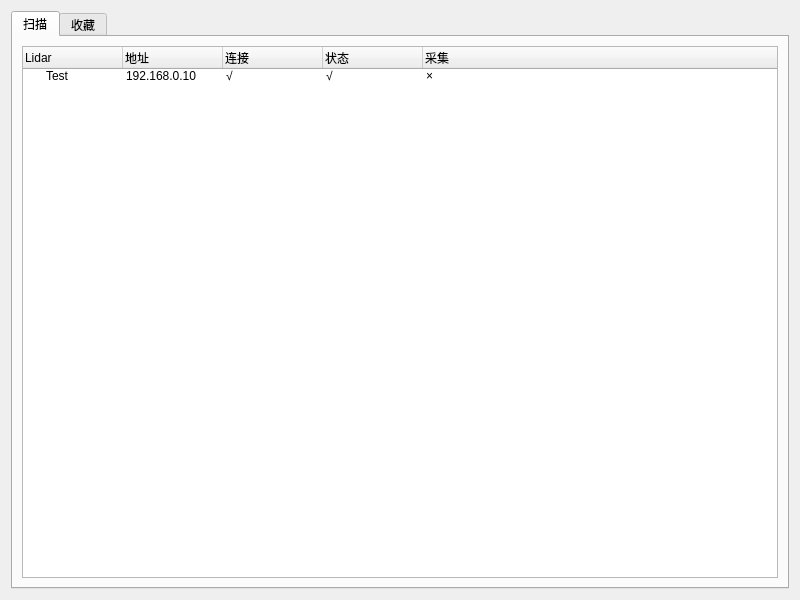
<?xml version="1.0" encoding="UTF-8"?>
<ui version="4.0">
 <class>MainInfoForm</class>
 <widget class="QWidget" name="MainInfoForm">
  <property name="geometry">
   <rect>
    <x>0</x>
    <y>0</y>
    <width>800</width>
    <height>600</height>
   </rect>
  </property>
  <property name="windowTitle">
   <string>Form</string>
  </property>
  <layout class="QVBoxLayout" name="verticalLayout">
   <item>
    <widget class="QTabWidget" name="tabWidget">
     <property name="currentIndex">
      <number>0</number>
     </property>
     <widget class="QWidget" name="tabScan">
      <attribute name="title">
       <string>扫描</string>
      </attribute>
      <layout class="QVBoxLayout" name="verticalLayout_2">
       <item>
        <widget class="QTreeWidget" name="treeWidget">
         <column>
          <property name="text">
           <string>Lidar</string>
          </property>
         </column>
         <column>
          <property name="text">
           <string>地址</string>
          </property>
         </column>
         <column>
          <property name="text">
           <string>连接</string>
          </property>
         </column>
         <column>
          <property name="text">
           <string>状态</string>
          </property>
         </column>
         <column>
          <property name="text">
           <string>采集</string>
          </property>
         </column>
         <item>
          <property name="text">
           <string>Test</string>
          </property>
          <property name="text">
           <string>192.168.0.10</string>
          </property>
          <property name="text">
           <string>√</string>
          </property>
          <property name="text">
           <string>√</string>
          </property>
          <property name="text">
           <string>×</string>
          </property>
         </item>
        </widget>
       </item>
      </layout>
     </widget>
     <widget class="QWidget" name="tabFav">
      <attribute name="title">
       <string>收藏</string>
      </attribute>
      <layout class="QVBoxLayout" name="verticalLayout_3">
       <item>
        <widget class="QTreeWidget" name="treeWidget_2">
         <column>
          <property name="text">
           <string>Lidar</string>
          </property>
         </column>
         <column>
          <property name="text">
           <string>地址</string>
          </property>
         </column>
         <column>
          <property name="text">
           <string>连接</string>
          </property>
         </column>
         <column>
          <property name="text">
           <string>状态</string>
          </property>
         </column>
         <column>
          <property name="text">
           <string>采集</string>
          </property>
         </column>
        </widget>
       </item>
      </layout>
     </widget>
    </widget>
   </item>
  </layout>
 </widget>
 <resources/>
 <connections/>
</ui>
